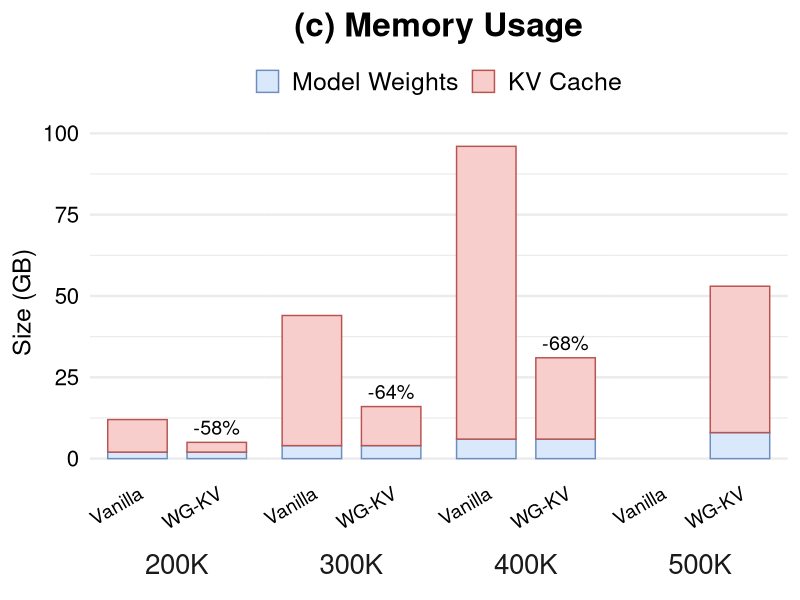

R code for this plot:
library(tidyverse)

data <- read_csv("data/perf_3.csv") %>%
  mutate(
    tokens = fct_inorder(tokens),
    method = fct_inorder(method),
    component = fct_inorder(component)
  ) %>%
  group_by(tokens, method) %>%
  mutate(total_latency = sum(size)) %>%
  ungroup()

reduction_labels <- data %>%
  distinct(tokens, method, total_latency) %>%
  group_by(tokens) %>%
  mutate(
    vanilla_latency = total_latency[method == "Vanilla"],
    reduction = (total_latency - vanilla_latency) / vanilla_latency,
    label = if_else(
      method == "WG-KV",
      scales::label_percent(accuracy = 1)(reduction),
      ""
    )
  ) %>%
  ungroup()

fig <- ggplot(data, aes(x = method, y = size, fill = component, colour = component)) +
  geom_col(width = 0.75, position = position_stack(reverse = TRUE)) +
  geom_text(
    data = reduction_labels,
    aes(x = method, y = total_latency, label = label),
    vjust = -0.5,
    size = 5,
    inherit.aes = FALSE
  ) +
  facet_grid(. ~ tokens, switch = "x") +
  scale_fill_manual(
    values = c("Model Weights" = "#DAE8FC", "KV Cache" = "#F8CECC"),
  ) +
  scale_colour_manual(
    values = c("Model Weights" = "#6C8EBF", "KV Cache" = "#B85450"),
  ) +
  labs(
    title = "(c) Memory Usage",
    x = NULL,
    y = "Size (GB)",
  ) +
  theme_minimal(base_size = 18) +
  theme(
    plot.title = element_text(size = 24, hjust = 0.5, face = "bold"),
    legend.position = "top",
    legend.title = element_blank(),
    legend.text = element_text(size = 18),
    axis.text.x = element_text(size = 14, colour = "black", angle = 30, hjust = 1),
    axis.text.y = element_text(size = 16, colour = "black"),
    strip.text.x = element_text(size = 20),
    strip.placement = "outside",
    panel.spacing = unit(0, "cm"),
    panel.grid.major.x = element_blank(),
    panel.grid.minor.x = element_blank(),
  )

ggsave("perf_3.pdf", fig, width = 5.0, height = 4.5, units = "in")
